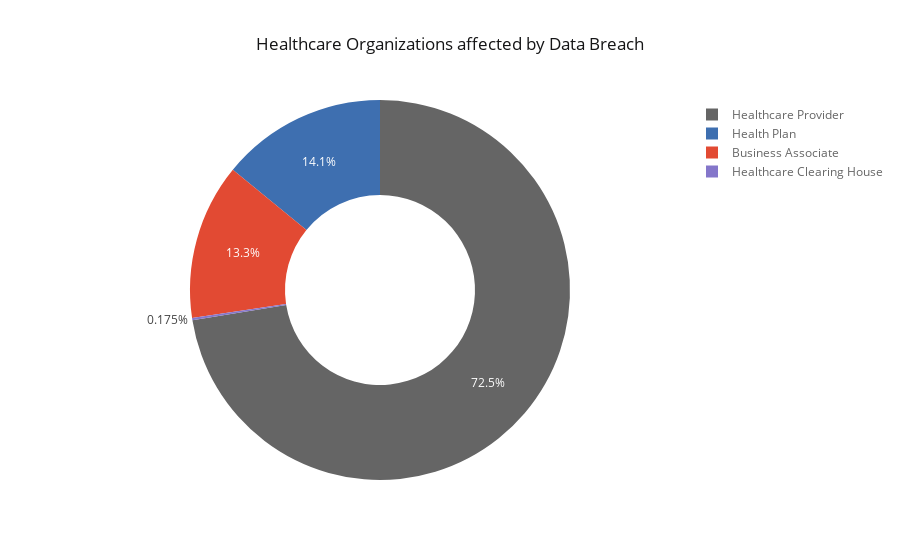

This figure's notebook cell:
### Code cell
covered_entity_type.iplot(labels='Covered Entity Type', values='Individuals Affected',hole=.5, title='Healthcare Organizations affected by Data Breach', kind='pie')

### Figure 1 — Plotly figure (JSON) as saved in the notebook; plotly's stock layout.template omitted (floating-point values rounded to 4 significant figures)
{"data": [{"hole": 0.5, "labels": ["Business Associate", "Health Plan", "Healthcare Clearing House", "Healthcare Provider"], "marker": {"colors": ["rgba(226, 74, 51, 1.0)", "rgba(62, 111, 176, 1.0)", "rgba(132, 118, 202, 1.0)", "rgba(101, 101, 101, 1.0)"]}, "name": "", "type": "pie", "values": [378, 402, 5, 2066]}], "layout": {"legend": {"bgcolor": "#FFFFFF", "font": {"color": "#666666"}}, "paper_bgcolor": "#FFFFFF", "plot_bgcolor": "#E5E5E5", "title": "Healthcare Organizations affected by Data Breach", "titlefont": {"color": "#151516"}}}
